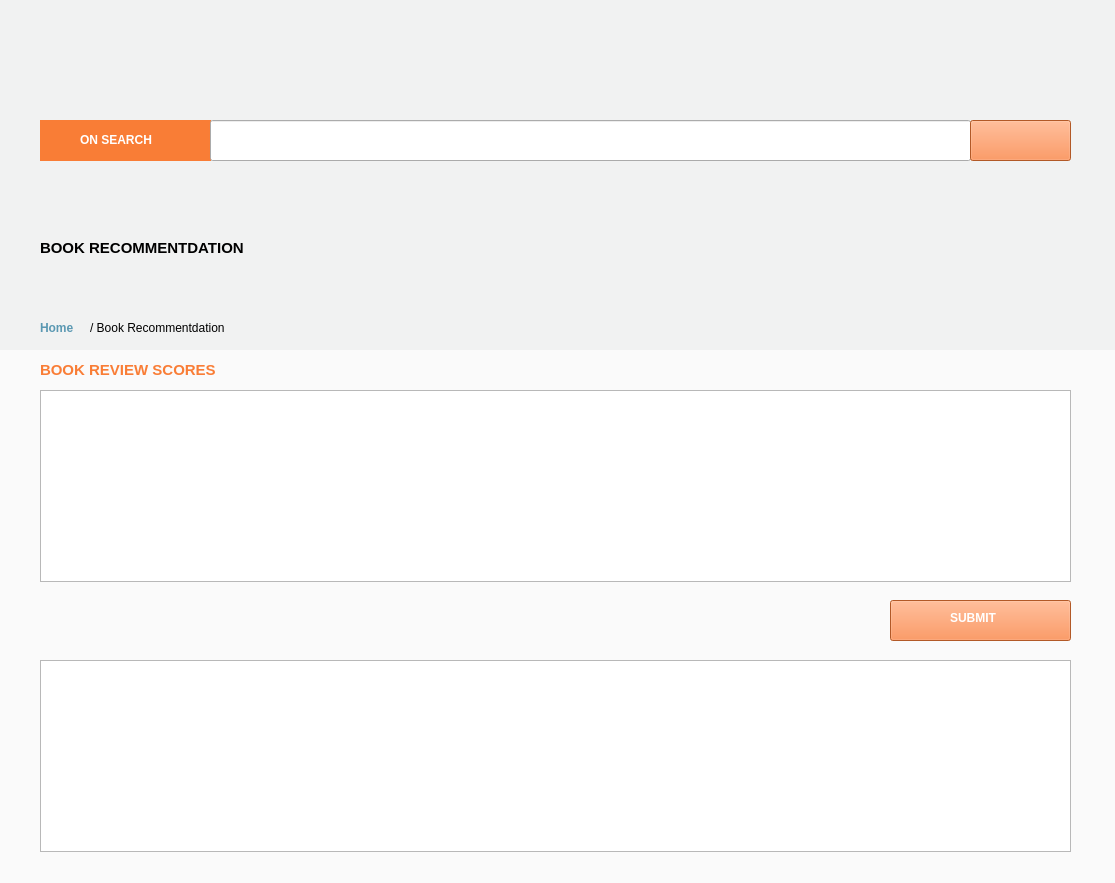
<?xml version="1.0" encoding="UTF-8"?>
<ui version="4.0">
 <class>MainWindow</class>
 <widget class="QMainWindow" name="MainWindow">
  <property name="geometry">
   <rect>
    <x>0</x>
    <y>0</y>
    <width>1115</width>
    <height>883</height>
   </rect>
  </property>
  <property name="windowTitle">
   <string>MainWindow</string>
  </property>
  <widget class="QWidget" name="centralwidget">
   <widget class="QWidget" name="header" native="true">
    <property name="geometry">
     <rect>
      <x>-20</x>
      <y>-10</y>
      <width>1321</width>
      <height>361</height>
     </rect>
    </property>
    <property name="styleSheet">
     <string notr="true">#header{
	background-color: #f1f2f2;
}</string>
    </property>
    <widget class="QLabel" name="THEME">
     <property name="geometry">
      <rect>
       <x>10</x>
       <y>10</y>
       <width>1251</width>
       <height>101</height>
      </rect>
     </property>
     <property name="text">
      <string/>
     </property>
     <property name="pixmap">
      <pixmap>theme.png</pixmap>
     </property>
     <property name="scaledContents">
      <bool>true</bool>
     </property>
    </widget>
    <widget class="QWidget" name="TITLE" native="true">
     <property name="geometry">
      <rect>
       <x>60</x>
       <y>130</y>
       <width>171</width>
       <height>41</height>
      </rect>
     </property>
     <property name="styleSheet">
      <string notr="true">#TITLE{
	background-color: #f97d36;
}</string>
     </property>
     <widget class="QLabel" name="TITLE_2">
      <property name="geometry">
       <rect>
        <x>40</x>
        <y>10</y>
        <width>91</width>
        <height>21</height>
       </rect>
      </property>
      <property name="font">
       <font>
        <pointsize>11</pointsize>
        <weight>75</weight>
        <bold>true</bold>
       </font>
      </property>
      <property name="text">
       <string>&lt;html&gt;&lt;head/&gt;&lt;body&gt;&lt;p&gt;&lt;span style=&quot; font-size:9pt; color:#ffffff;&quot;&gt;ON SEARCH&lt;/span&gt;&lt;/p&gt;&lt;/body&gt;&lt;/html&gt;</string>
      </property>
     </widget>
    </widget>
    <widget class="QLineEdit" name="search_input">
     <property name="geometry">
      <rect>
       <x>230</x>
       <y>130</y>
       <width>761</width>
       <height>41</height>
      </rect>
     </property>
    </widget>
    <widget class="QPushButton" name="bt_search">
     <property name="geometry">
      <rect>
       <x>990</x>
       <y>130</y>
       <width>101</width>
       <height>41</height>
      </rect>
     </property>
     <property name="styleSheet">
      <string notr="true">#bt_search{
	background-color: #f97d36;
}</string>
     </property>
     <property name="text">
      <string/>
     </property>
     <property name="icon">
      <iconset>
       <normaloff>../../Downloads/feather/search.svg</normaloff>../../Downloads/feather/search.svg</iconset>
     </property>
    </widget>
    <widget class="QLabel" name="TILTE">
     <property name="geometry">
      <rect>
       <x>20</x>
       <y>190</y>
       <width>1121</width>
       <height>131</height>
      </rect>
     </property>
     <property name="text">
      <string/>
     </property>
     <property name="pixmap">
      <pixmap>service.png</pixmap>
     </property>
     <property name="scaledContents">
      <bool>true</bool>
     </property>
    </widget>
    <widget class="QLabel" name="TITLE_4">
     <property name="geometry">
      <rect>
       <x>60</x>
       <y>250</y>
       <width>261</width>
       <height>16</height>
      </rect>
     </property>
     <property name="font">
      <font>
       <pointsize>11</pointsize>
       <weight>75</weight>
       <bold>true</bold>
      </font>
     </property>
     <property name="text">
      <string>BOOK RECOMMENTDATION</string>
     </property>
    </widget>
    <widget class="QLabel" name="TILTE_2">
     <property name="geometry">
      <rect>
       <x>60</x>
       <y>330</y>
       <width>51</width>
       <height>16</height>
      </rect>
     </property>
     <property name="font">
      <font>
       <pointsize>9</pointsize>
       <weight>75</weight>
       <bold>true</bold>
      </font>
     </property>
     <property name="text">
      <string>&lt;html&gt;&lt;head/&gt;&lt;body&gt;&lt;p&gt;&lt;span style=&quot; color:#5a98b2;&quot;&gt;Home&lt;/span&gt;&lt;/p&gt;&lt;/body&gt;&lt;/html&gt;</string>
     </property>
    </widget>
    <widget class="QLabel" name="TITLE_3">
     <property name="geometry">
      <rect>
       <x>110</x>
       <y>330</y>
       <width>151</width>
       <height>16</height>
      </rect>
     </property>
     <property name="text">
      <string>/ Book Recommentdation</string>
     </property>
    </widget>
   </widget>
   <widget class="QWidget" name="body" native="true">
    <property name="geometry">
     <rect>
      <x>0</x>
      <y>350</y>
      <width>1131</width>
      <height>601</height>
     </rect>
    </property>
    <property name="styleSheet">
     <string notr="true">#body{
	background-color: #fafafa;
}</string>
    </property>
    <widget class="QTableWidget" name="input_userdata">
     <property name="geometry">
      <rect>
       <x>40</x>
       <y>40</y>
       <width>1031</width>
       <height>192</height>
      </rect>
     </property>
    </widget>
    <widget class="QLabel" name="TITLE_5">
     <property name="geometry">
      <rect>
       <x>40</x>
       <y>10</y>
       <width>221</width>
       <height>21</height>
      </rect>
     </property>
     <property name="font">
      <font>
       <pointsize>11</pointsize>
       <weight>75</weight>
       <bold>true</bold>
      </font>
     </property>
     <property name="text">
      <string>&lt;html&gt;&lt;head/&gt;&lt;body&gt;&lt;p&gt;&lt;span style=&quot; color:#f97d36;&quot;&gt;BOOK REVIEW SCORES&lt;/span&gt;&lt;/p&gt;&lt;/body&gt;&lt;/html&gt;</string>
     </property>
    </widget>
    <widget class="QPushButton" name="bt_submit">
     <property name="geometry">
      <rect>
       <x>890</x>
       <y>250</y>
       <width>181</width>
       <height>41</height>
      </rect>
     </property>
     <property name="styleSheet">
      <string notr="true">#bt_submit{
	background-color: #f97d36;
}</string>
     </property>
     <property name="text">
      <string/>
     </property>
    </widget>
    <widget class="QLabel" name="label">
     <property name="geometry">
      <rect>
       <x>950</x>
       <y>260</y>
       <width>61</width>
       <height>16</height>
      </rect>
     </property>
     <property name="font">
      <font>
       <pointsize>10</pointsize>
       <weight>75</weight>
       <bold>true</bold>
      </font>
     </property>
     <property name="text">
      <string>&lt;html&gt;&lt;head/&gt;&lt;body&gt;&lt;p&gt;&lt;span style=&quot; font-size:9pt; color:#ffffff;&quot;&gt;SUBMIT&lt;/span&gt;&lt;/p&gt;&lt;/body&gt;&lt;/html&gt;</string>
     </property>
    </widget>
    <widget class="QTableWidget" name="input_userdata_2">
     <property name="geometry">
      <rect>
       <x>40</x>
       <y>310</y>
       <width>1031</width>
       <height>192</height>
      </rect>
     </property>
    </widget>
   </widget>
  </widget>
 </widget>
 <resources/>
 <connections/>
</ui>
